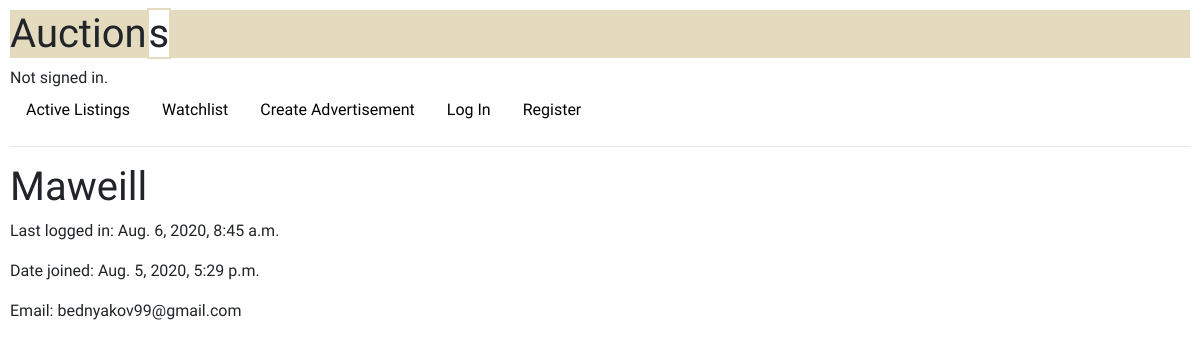
Before: /accounts/Maweill with the older database file.
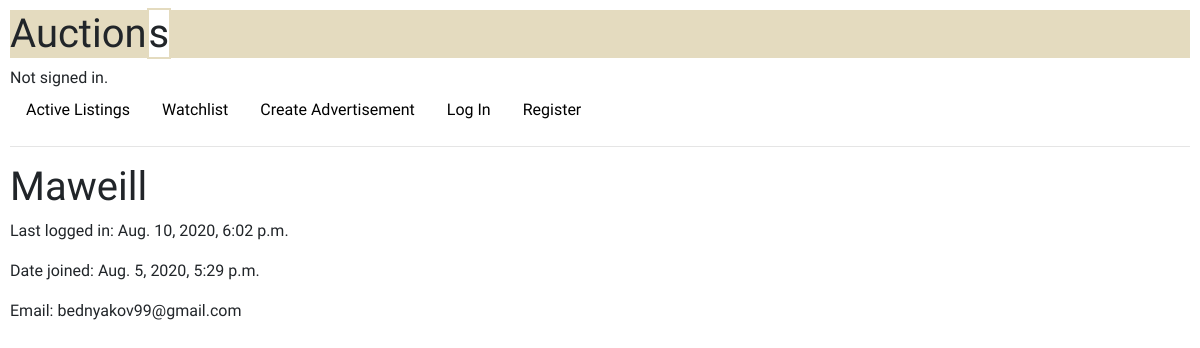
After: the same page with the newer database file.
### auctions/models.py (models this page shows)
class User(AbstractUser):
	pass

### auctions/views.py (the view)
# urls.py: path("accounts/<str:username>", views.profile, name="profile"),
def profile(request, username):
    user = User.objects.get(username=username)
    return render(request, "auctions/profile.html", {
        "profile": user
        })

### auctions/templates/auctions/profile.html (shortened to what this page needs)
{% extends "auctions/layout.html" %}
{% block body %}
<h1>{{ profile.username }}</h1>
<div><p>Last logged in: {{ profile.last_login}}</p></div>
<div><p>Date joined: {{ profile.date_joined }}</p></div>
<div><p>Email: {{ profile.email }}</p></div>
{% endblock %}

### auctions/templates/auctions/layout.html (shortened to what this page needs)
{% load static %}
<!DOCTYPE html>
<html lang="en">
    <head>
        <link rel="stylesheet" href="https://stackpath.bootstrapcdn.com/bootstrap/4.4.1/css/bootstrap.min.css">
        <link href="{% static 'auctions/styles.css' %}" rel="stylesheet">
    </head>
    <body>
        <h1 id="header">Auction<span style="background-color: white; border: 2px solid #e4dbbf;">s</span></h1>
        <div>
            {% if user.is_authenticated %}
                Signed in as <strong>{{ user.username }}</strong>.
            {% else %}
                Not signed in.
            {% endif %}
        </div>
        <ul class="nav">
            <li class="nav-item">
                <a class="nav-link" href="{% url 'index' %}">Active Listings</a>
            </li>
            <li class="nav-item">
                <a class="nav-link" href="{% url 'watchlist' %}">Watchlist</a>
            </li>
            <li>
                <a class="nav-link" href="{% url 'create' %}">Create Advertisement<a/>
            </li>
            {% if user.is_authenticated %}
                <li class="nav-item">
                    <a class="nav-link" href="{% url 'logout' %}">Log Out</a>
                </li>
            {% else %}
                <li class="nav-item">
                    <a class="nav-link" href="{% url 'login' %}">Log In</a>
                </li>
                <li class="nav-item">
                    <a class="nav-link" href="{% url 'register' %}">Register</a>
                </li>
            {% endif %}
        </ul>
        <hr>
        {% block body %}
        {% endblock %}
    </body>
</html>

### auctions/static/auctions/styles.css (style rules this page uses)
body { padding: 10px; font-family: Mulish; }
#header { background-color: #e4dbbf; }
a, a:hover { text-decoration: none; color: black; }

Changed rows visible on the page:
changed User "Maweill": last_login "Aug. 6, 2020, 8:45 a.m." → "Aug. 10, 2020, 6:02 p.m."
